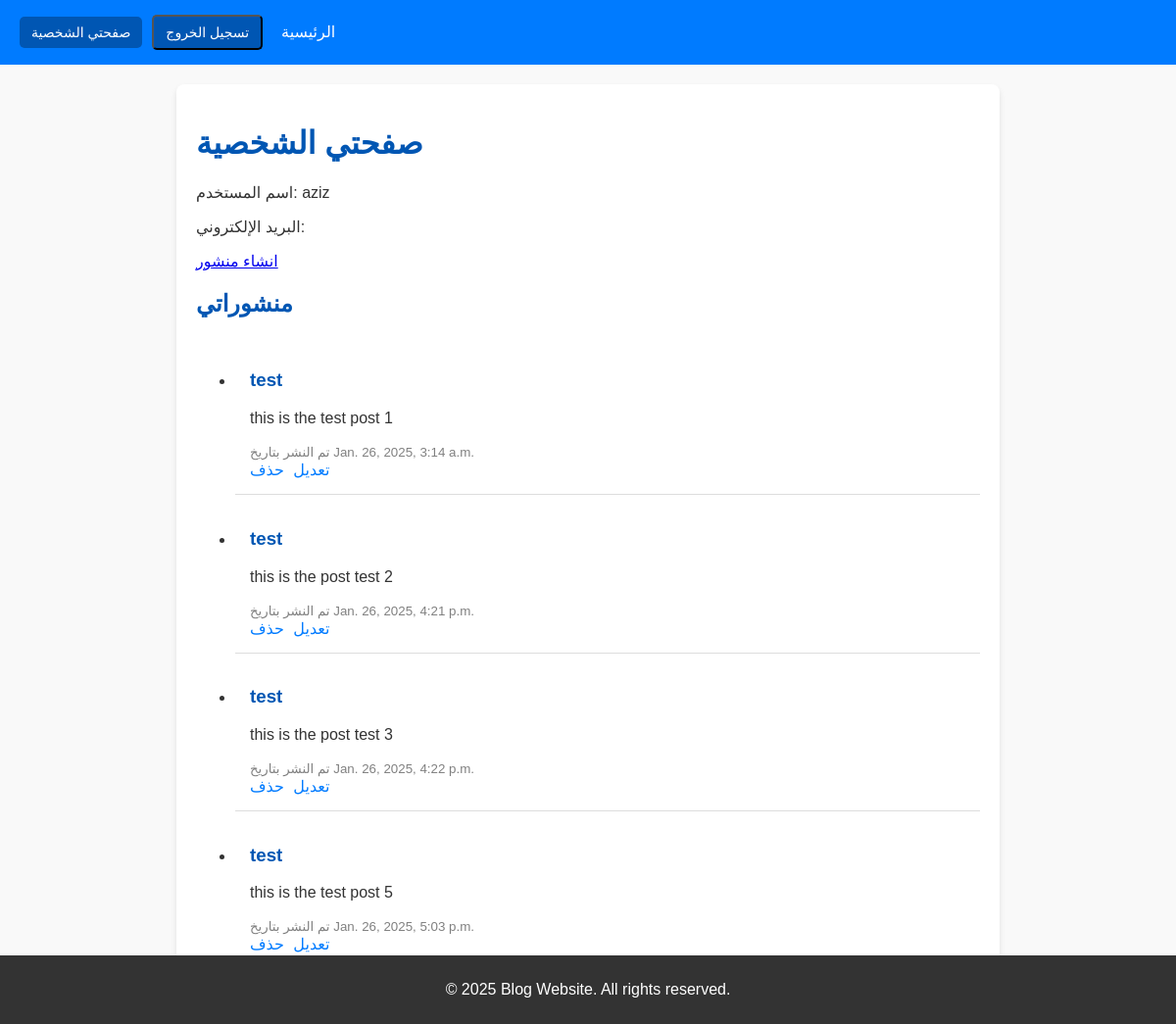
/profile/ (signed in), run on an earlier commit of the app's database.
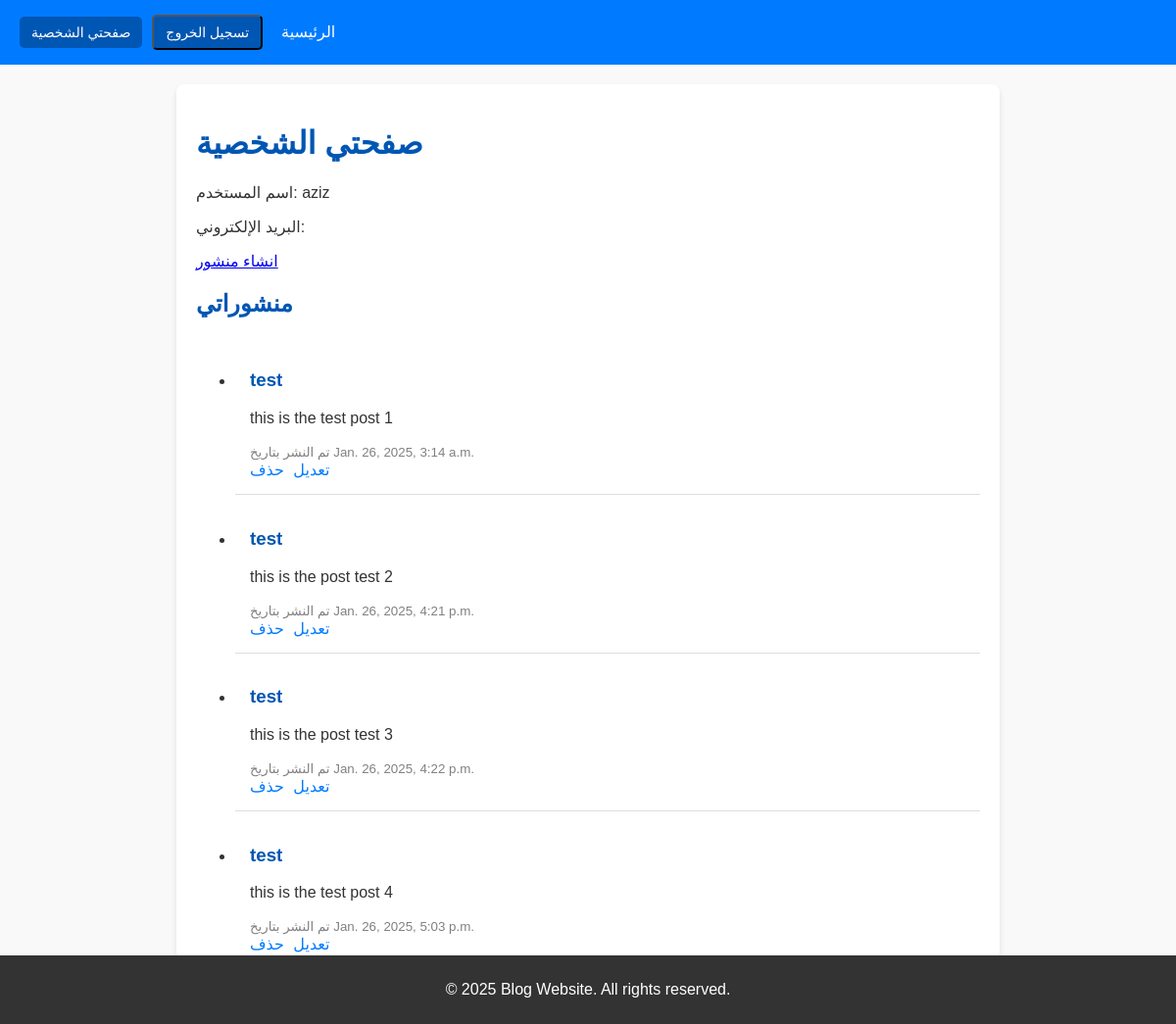
And on a later commit of the database.
### blog/models.py (models this page shows, shortened)
class Post(models.Model):
    title = models.CharField(max_length=200)
    content = models.TextField()
    created_at = models.DateTimeField(default=now)
    author = models.ForeignKey(User, on_delete=models.CASCADE)

### blog/views.py (the view)
# urls.py: path('profile/', views.profile_view, name='profile'),
@login_required
def profile_view(request):
    user_posts = Post.objects.filter(author=request.user)
    return render(request, 'blog/profile.html', {'user': request.user, 'posts': user_posts})

### blog/templates/blog/profile.html
{% extends 'base.html' %}
{% block content %}
    <div class="container">
        <h1>صفحتي الشخصية</h1>
        <p>اسم المستخدم: {{ user.username }}</p>
        <p>البريد الإلكتروني: {{ user.email }}</p>
        <a href="{% url 'post_create' %}" class="btn">انشاء منشور</a>
        <h2>منشوراتي</h2>
        <ul>
            {% for post in posts %}
                <li class="post">
                    <h3>{{ post.title }}</h3>
                    <p>{{ post.content }}</p>
                    <small>تم النشر بتاريخ {{ post.created_at }}</small>
                    <div class="actions">
                        <a href="{% url 'post_edit' post.id %}" class="btn">تعديل</a>
                        <a href="{% url 'post_delete' post.id %}" class="btn">حذف</a>
                    </div>
                </li>
            {% empty %}
                <p>لا توجد منشورات.</p>
            {% endfor %}
        </ul>
    </div>
{% endblock %}

What changed in the data, as far as the page shows it:
changed Post: content "this is the test post 5" → "this is the test post 4"
